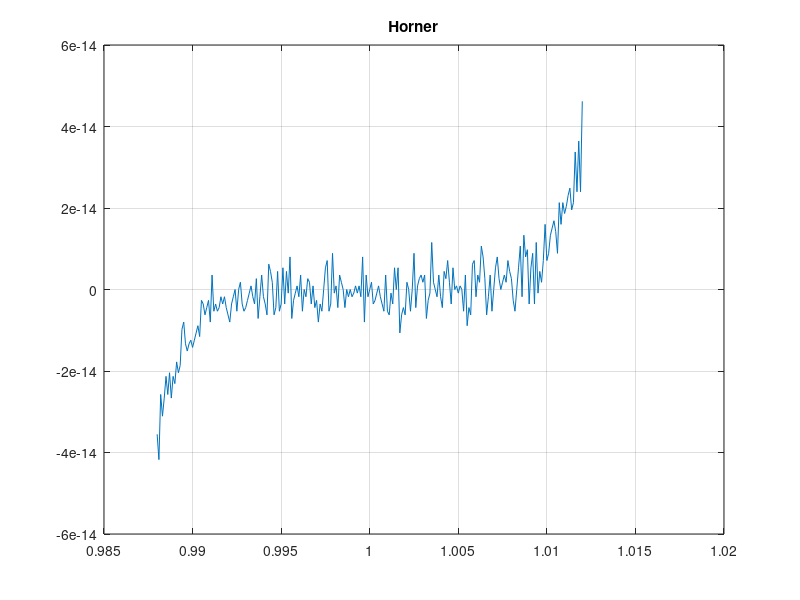

Write MATLAB code to recreate this figure.
%% GRAU-CN | Practica A
% Errors de cancelacio -> Exercici 2


t = 0.988 :  0.0001: 1.012;
P = @(x) (x .^ 7) - 7.*(x.^6) + 21.*(x.^5) - 35.*(x.^4)  + 35.*(x.^3) - 21.*(x.^2) + (7*x) - 1;


%% Errors de cancelació -> Exercici 3

P0 = @(x) x - 7;
P1 = @(x) P0(x).*x + 21;
P2 = @(x) P1(x).*x - 35;
P3 = @(x) P2(x).*x + 35;
P4 = @(x) P3(x).*x - 21;
P5 = @(x) P4(x).*x - 7;
P6 = @(x) P5(x).*x - 1;


%% Errors de cancelació -> Exercici 4
Poli = @(x) (x-1) .^ 7;

%% PLOTS:
% plot(t, f(t))          % Version 0
% plot(t, t.^6, t, t+1)  % Version 1



%subplot(221), 
plot(t, P(t)), title('Polinomi original'), grid,

%subplot(222), 
plot(t, P(t)), title('Horner'), grid

%subplot(223), 
%plot(t, Poli(t)), title('Polinomi a comparar'), grid


%plot(t, P(t)), hold on
%plot(t, P6(t), '--') ; 
%plot(t, Poli(t), '*') ;
%hold off

